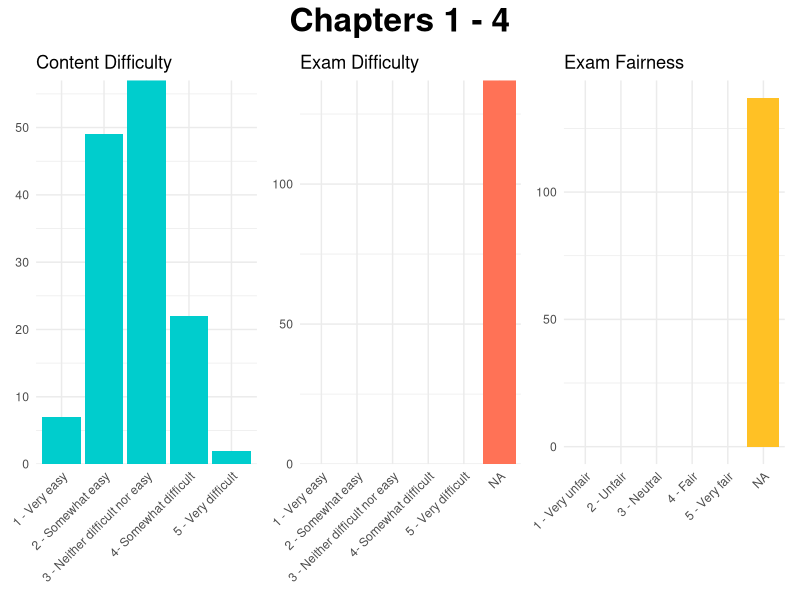
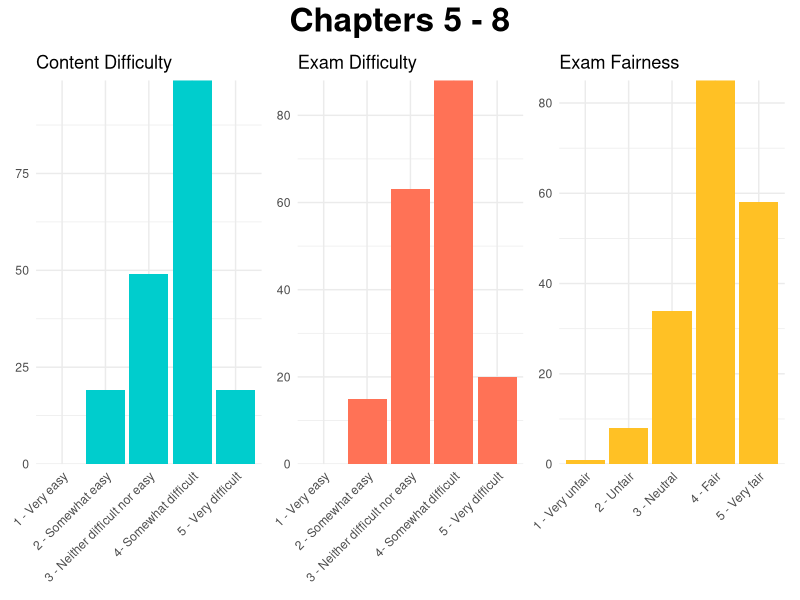

Here is the R script that generated these plots, in order: (Note: this script raises an error after producing the figures.)
## ---- chunk 1
#| echo: false
#| message: false
#| warning: false

library(ggplot2)
library(dplyr)
#library(fmsb)
library(patchwork)

survey1 <- read.csv("documents/course-survey1.csv")[,c(1, 6, 8, 10, 12, 14, 22, 24, 26)]

colnames(survey1) <- c("quarter", "difficulty_content", "demands_activity", "time_spent", "lecture_slides", "website", "teaching_style", "difficulty_exam", "fairness_exam")

p_content <- survey1 %>% 
  count(difficulty_content) %>% 
  mutate(difficulty_content = factor(difficulty_content, levels = 
                                       c("1 - Very easy", "2 - Somewhat easy", 
                                         "3 - Neither difficult nor easy", 
                                         "4- Somewhat difficult", 
                                         "5 - Very difficult")) ) %>% 
  ggplot(aes(x = difficulty_content, y = n)) +
    geom_col(fill = "cyan3" ) +
    theme_minimal() +
    labs(x = NULL,
         y = NULL,
         title = "Content Difficulty") +
    #geom_text(aes(label = difficulty), nudge_y = 3) +
    scale_y_continuous(expand = c(0, 0)) +
      scale_x_discrete(drop = FALSE) +
    theme(axis.text.x = element_text(angle = 45, hjust = 1))

p_exam <- survey1 %>% 
  count(difficulty_exam) %>% 
  mutate(difficulty_exam = factor(difficulty_exam, 
                                  levels = c("1 - Very easy", "2 - Somewhat easy", "3 - Neither difficult nor easy", "4- Somewhat difficult", "5 - Very difficult")) ) %>% 
  ggplot(aes(x = difficulty_exam, y = n)) +
    geom_col(fill = "coral1") +
    theme_minimal() +
    labs(x = NULL,
         y = NULL,
         title = "Exam Difficulty") +
    #geom_text(aes(label = difficulty), nudge_y = 3) +
    scale_y_continuous(expand = c(0, 0)) +
    scale_x_discrete(drop = FALSE) +
    theme(axis.text.x = element_text(angle = 45, hjust = 1))

  #mutate(difficulty = c("Very unfair", "", "", "", "Very fair")) %>% 
p_fair <- survey1 |> 
  filter(!is.na(fairness_exam)) |> 
  mutate(
    fairness_exam = factor(fairness_exam,
                    levels = c("1 - Very unfair (how should I know this)",
                               "2 - not fair", 
                               "3 - Neither fair nor unfair", 
                               "4 - fair", 
                               "5 - Very fair (all topics were covered)"),
                    labels = c("1 - Very unfair", "2 - Unfair", "3 - Neutral", "4 - Fair", "5 - Very fair"))
  ) |> 
  ggplot(aes(x = fairness_exam) ) +
  geom_bar(fill = "goldenrod1") +
  theme_minimal() +
  labs(x = NULL,
       y = NULL,
       title = "Exam Fairness") +
  scale_x_discrete(drop = FALSE) +
  theme(axis.text.x = element_text(angle = 45, hjust = 1))

# time <- survey1 %>% 
#   count(time_spent)
# 
# time_plot <- tibble(`0-1 hours` = c(max(time$n), 0 ,time$n[1]), 
#                `1-3 hours` = c(max(time$n), 0 ,time$n[2]),
#                `3-5 hours` = c(max(time$n), 0 ,time$n[3]),
#                `5-7 hours` = c(max(time$n), 0 ,time$n[4]),
#                `7+ hours` = c(max(time$n), 0 ,time$n[5]))
# 
# radarchart(time_plot)

## ---- chunk 2
#| echo: false
#| message: false

p_content + p_exam + p_fair + 
  plot_annotation(title = "Chapters 1 - 4",
                  theme = theme(plot.title = element_text(
                    hjust = 0.5, size = 24, face = "bold")))
## ---- chunk 3
#| echo: false
# Survey 2
survey2 <- read.csv("documents/course-survey2.csv")[,c(1, 6, 8, 10, 12, 14, 16, 18, 28, 30)]

colnames(survey2) <- c("quarter", "classes_missed", "exam_day", "difficulty_content", "demands_activity", "time_spent", "lecture_slides", "website", "difficulty_exam", "fairness_exam")


p_content2 <- survey2 %>% 
  count(difficulty_content) %>% 
  mutate(difficulty_content = factor(difficulty_content, levels = 
                                       c("1 - Very easy", "2 - Somewhat easy", 
                                         "3 - Neither difficult nor easy", 
                                         "4- Somewhat difficult", 
                                         "5 - Very difficult")) ) %>% 
  ggplot(aes(x = difficulty_content, y = n)) +
    geom_col(fill = "cyan3" ) +
    theme_minimal() +
    labs(x = NULL,
         y = NULL,
         title = "Content Difficulty") +
    #geom_text(aes(label = difficulty), nudge_y = 3) +
    scale_y_continuous(expand = c(0, 0)) +
    scale_x_discrete(drop = FALSE) +
    theme(axis.text.x = element_text(angle = 45, hjust = 1))

p_exam2 <- survey2 %>% 
  count(difficulty_exam) %>% 
  mutate(difficulty_exam = factor(difficulty_exam, 
                                  levels = c("1 - Very easy", "2 - Somewhat easy",
                                             "3 - Neither difficult nor easy", 
                                             "4- Somewhat difficult", 
                                             "5 - Very difficult")) ) %>% 
  ggplot(aes(x = difficulty_exam, y = n)) +
    geom_col(fill = "coral1") +
    theme_minimal() +
    labs(x = NULL,
         y = NULL,
         title = "Exam Difficulty") +
    #geom_text(aes(label = difficulty), nudge_y = 3) +
    scale_y_continuous(expand = c(0, 0)) +
    scale_x_discrete(drop = FALSE) +
    theme(axis.text.x = element_text(angle = 45, hjust = 1))

  #mutate(difficulty = c("Very unfair", "", "", "", "Very fair")) %>% 
p_fair2 <- survey2 |> 
  filter(!is.na(fairness_exam)) |> 
  mutate(
    fairness_exam = factor(fairness_exam,
                    levels = c("1 - Very unfair (how should I know this)",
                               "2 - not fair", 
                               "3 - Neither fair nor unfair", 
                               "4 - fair", 
                               "5 - Very fair (all topics were covered)"),
                    labels = c("1 - Very unfair", "2 - Unfair", "3 - Neutral", "4 - Fair", "5 - Very fair"))
  ) |> 
  ggplot(aes(x = fairness_exam) ) +
  geom_bar(fill = "goldenrod1") +
  theme_minimal() +
  labs(x = NULL,
       y = NULL,
       title = "Exam Fairness") +
  scale_y_continuous(expand = c(0, 0)) +
  scale_x_discrete(drop = FALSE) +
  theme(axis.text.x = element_text(angle = 45, hjust = 1))

## ---- chunk 4
#| echo: false
#| message: false

p_content2 + p_exam2 + p_fair2 + 
  plot_annotation(title = "Chapters 5 - 8",
                  theme = theme(plot.title = element_text(
                    hjust = 0.5, size = 24, face = "bold")))
## ---- chunk 5
#| echo: false
#| message: false

# Exam day wrangling
tmp <- survey2 %>% 
  select(exam_day) %>% 
  count(exam_day) %>% 
  mutate(prop = n/sum(n),
         exam_day = factor(exam_day,
                           levels = c("Friday", "Wednesday", "Monday")),
         y = rep("exam", 3),
         label = paste0(exam_day,"\n",scales::percent(prop))) %>% 
  arrange(exam_day)


pos1 <- tmp[tmp$exam_day == "Monday",]$prop/2
pos2 <- tmp[tmp$exam_day == "Monday",]$prop + tmp[tmp$exam_day == "Wednesday",]$prop/2
pos3 <- 1 - tmp[tmp$exam_day == "Friday",]$prop/2

tmp$pos <- c(pos3, pos2, pos1)
  
p_exam_day <- ggplot(tmp, aes(x = prop, y = y, fill = exam_day)) +
  geom_col(position = "fill", width = 0.3) +
  scale_fill_manual(NULL,
                    values = c("cyan3","coral1", "goldenrod1")) +
  theme_void() +
  labs(x = NULL,
       y = NULL,
       title = "Preferred Exam Day") +
  geom_text(aes(x = pos, label = label)) +
  theme(legend.position = "none",
        plot.title = element_text(hjust = 0.5))

# Website
tmp2 <- survey2 %>% 
  select(website) %>% 
  count(website) %>% 
  mutate(prop = n/sum(n),
         website = factor(website,
                           levels = c("Don't care either way",
                                      "Hate it - go back to Canvas",
                                      "Love it - organized and easy to use"),
                          labels = c("Don't care", "Hate it", "Love it")),
         y = rep("y", 3),
         label = paste0(website,"\n",scales::percent(prop))) %>% 
  arrange(website)


pos1 <- tmp2[tmp2$website == "Love it",]$prop/2
pos2 <- tmp2[tmp2$website == "Love it",]$prop + tmp2[tmp2$website == "Hate it",]$prop/2
pos3 <- 1 - tmp2[tmp2$website == "Don't care",]$prop/2

tmp2$pos <- c(pos3, pos2, pos1)
p_website <- ggplot(tmp2, aes(x = prop, y = y, fill = website)) +
  geom_col(position = "fill", width = 0.3) +
  scale_fill_manual(NULL,
                    values = c("cyan3","coral1", "goldenrod1")) +
  theme_void() +
  labs(x = NULL,
       y = NULL,
       title = "Thoughts on Website") +
  geom_text(aes(x = pos, label = label)) +
  theme(legend.position = "none",
        plot.title = element_text(hjust = 0.5))

##########################################################
# teaching style
tmp <- survey1 %>% 
  select(teaching_style) %>% 
  count(teaching_style) %>% 
  mutate(prop = n/sum(n),
         teaching_style = factor(teaching_style,
                           levels = c("Doesn't matter to me.",
                                      "Would prefer full lecture (completely on your own for activity outside of class)",
                                      "I enjoy class as is (Lecture, activity, some solutions)", 
                                      "Would prefer fully flipped! (Watch lecture videos outside of class and spend entire time working on activity.)"),
                           labels = c("Don't care",
                                      "Lecture only",
                                      "Blended (as is)",
                                      "Fully flipped")),
         y = rep("y", 4),
         label = paste0(teaching_style,"\n",scales::percent(prop))) %>% 
  arrange(teaching_style)

tmp$label[1] <- ""

pos1 <- tmp[tmp$teaching_style == "Fully flipped",]$prop/2
pos2 <- tmp[tmp$teaching_style == "Fully flipped",]$prop + tmp[tmp$teaching_style == "Blended (as is)",]$prop/2
pos3 <- tmp[tmp$teaching_style == "Fully flipped",]$prop + tmp[tmp$teaching_style == "Blended (as is)",]$prop + tmp[tmp$teaching_style == "Lecture only",]$prop/2
pos4 <- 1 - tmp[tmp$teaching_style == "Don't care",]$prop/2

tmp$pos <- c(pos4, pos3, pos2, pos1)
  
p_style <- ggplot(tmp, aes(x = prop, y = y, fill = teaching_style)) +
  geom_col(position = "fill", width = 0.3) +
  scale_fill_manual(NULL,
                    values = c("gray", "cyan3","coral1", "goldenrod1")) +
  theme_void() +
  labs(x = NULL,
       y = NULL,
       title = "Preferred Teaching Style") +
  geom_text(aes(x = pos, label = label)) +
  theme(legend.position = "none",
        plot.title = element_text(hjust = 0.5))


p_exam_day/ p_website/ p_style + 
  plot_annotation(title = "Course Structure",
                  theme = theme(plot.title = element_text(
                    hjust = 0.5, size = 24, face = "bold")))
